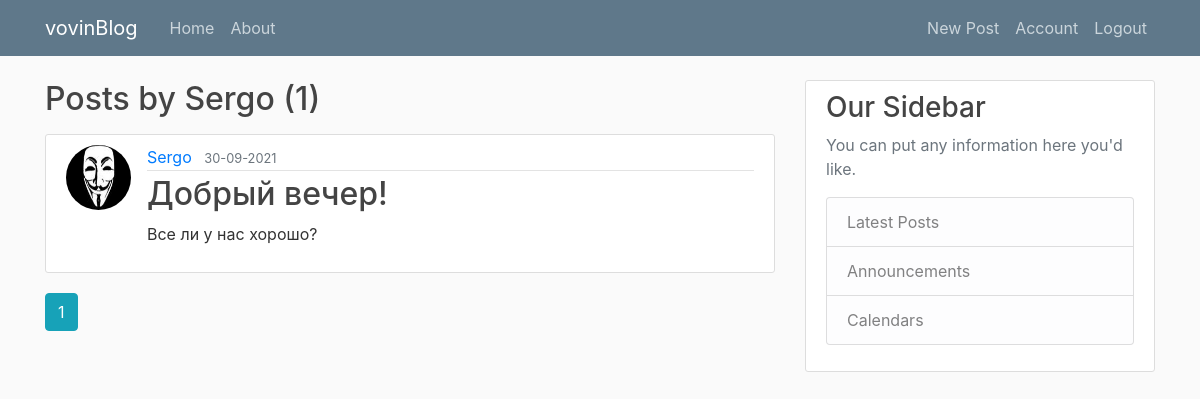
Screenshot of /user/Sergo (signed in) with the database file from the repository.
### app/models.py (models this page shows, shortened)
class User(db.Model, UserMixin):
    id = db.Column(
        db.Integer,
        primary_key=True,
    )
    username = db.Column(db.String(20), unique=True, nullable=False)
    email = db.Column(db.String(120), unique=True, nullable=False)
    image_file = db.Column(db.String(20), nullable=False, default="default.jpg")
    password = db.Column(db.String(60), nullable=False)
    posts = db.relationship("Post", backref="author", lazy=True)

class Post(db.Model):
    id = db.Column(db.Integer, primary_key=True)
    title = db.Column(db.String(100), nullable=False)
    date_posted = db.Column(db.DateTime, nullable=False, default=datetime.utcnow)
    content = db.Column(db.Text, nullable=False)
    user_id = db.Column(db.Integer, db.ForeignKey("user.id"), nullable=False)

### app/users/views.py (the view)
@users.route("/user/<string:username>")
def user_posts(username):
    page = request.args.get("page", 1, type=int)
    user = User.query.filter_by(username=username).first_or_404()
    posts = (
        Post.query.filter_by(author=user)
        .order_by(Post.date_posted.desc())
        .paginate(page=page, per_page=5)
    )
    return render_template("user_posts.html", posts=posts, user=user)

### app/models.py (called while the page is built)
@login_manager.user_loader
def load_user(user_id):
    return User.query.get(int(user_id))

### app/templates/user_posts.html (shortened to what this page needs)
{% extends "layout.html" %}
{% block content %}
<h2 class="mb-3">Posts by {{ user.username }} ({{ posts.total }})</h2>
{% for post in posts.items %}
<article class="media content-section">
    <img class="rounded-circle article-img"
        src="{{ url_for('static', filename='profile_pics/' + post.author.image_file) }}">
    <div class="media-body">
        <div class="article-metadata">
            <a class="mr-2" href="{{ url_for('users.user_posts', username=post.author.username) }}">{{
                post.author.username
                }}</a>
            <small class="text-muted">{{ post.date_posted.strftime('%d-%m-%Y') }}</small>
        </div>
        <h2><a class="article-title" href="{{ url_for('posts.post', post_id=post.id) }}">{{ post.title }}</a></h2>
        <p class="article-content">{{ post.content }}</p>
    </div>
</article>
{% endfor %}
{% for page_num in posts.iter_pages(left_edge=1, right_edge=1, left_current=1, right_current=2) %}
{% if page_num %}
{% if posts.page == page_num %}
<a class="btn btn-info mb-4" href="{{ url_for('users.user_posts', username=user.username, page=page_num) }}">{{ page_num
    }}</a>
{% else %}
<a class="btn btn-outline-info mb-4" href="{{ url_for('users.user_posts', username=user.username, page=page_num) }}">{{
    page_num }}</a>
{% endif %}
{% endif %}
{% endfor %}
{% endblock %}

### app/static/main.css (style rules this page uses)
body { background: #fafafa; color: #333333; margin-top: 5rem; }
h1, h2, h3, h4, h5, h6 { color: #444444; }
.content-section { background: #ffffff; padding: 10px 20px; border: 1px solid #dddddd; border-radius: 3px; margin-bottom: 20px; }
.article-title { color: #444444; }
.article-content { white-space: pre-line; }
.article-img { height: 65px; width: 65px; margin-right: 16px; }
.article-metadata { padding-bottom: 1px; margin-bottom: 4px; border-bottom: 1px solid #e3e3e3 }

### rows the page displays
User: username "Sergo"
Post: image_file (picture), author.username "Sergo", date_posted "30-09-2021", title "Добрый вечер!", content "Все ли у нас хорошо?"

### other values shown
{{ posts.total }} "1"
{{ page_num }} "1"
